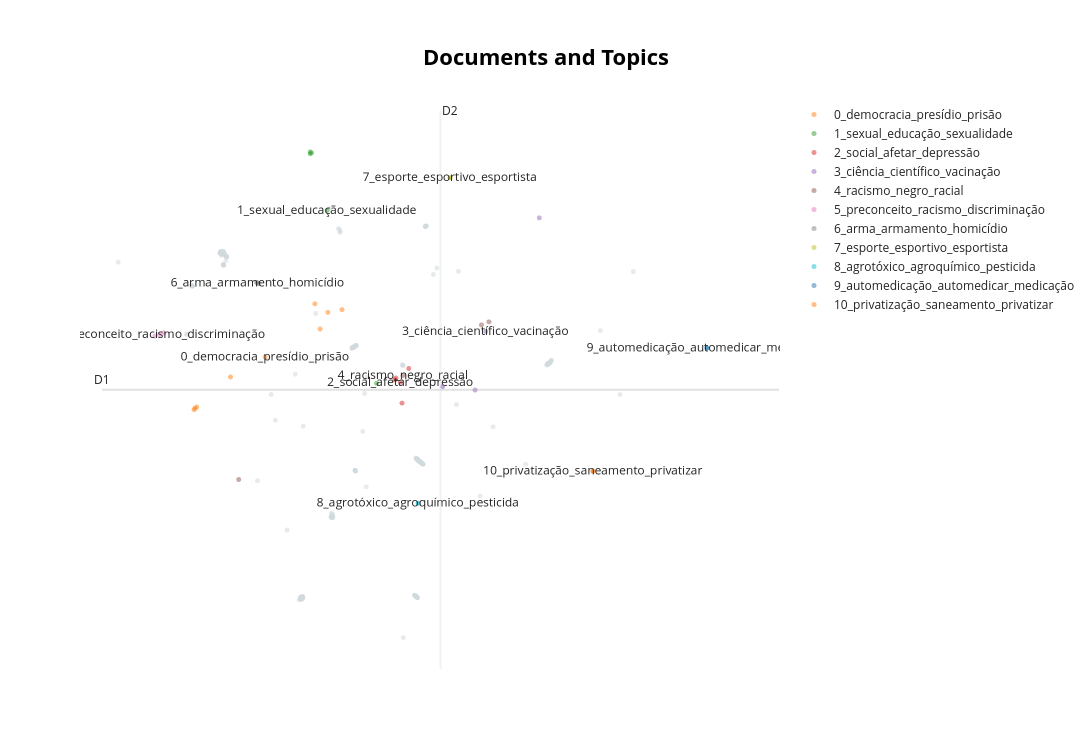

Write notebook code for a chart like this one.
### Code cell
topic_model.visualize_documents(docs, reduced_embeddings=reduced_embeddings_2d, custom_labels=True, sample=0.01, hide_document_hover=False, topics=[0, 1,2,3,4,5,6,7,8,9,10])
